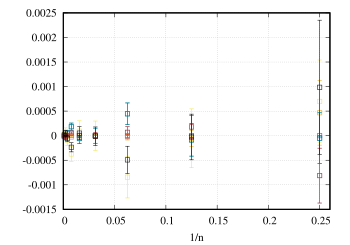

The script that drew this image:
set xrange [0:0.26]
set grid
set xlabel "1/n"
plot \
"< awk 'NF==17 {print}' ../../stat/bernoulli_distribution.op" u (1/$1):2:3 w e notitle pt 4, \
"< awk 'NF==17 {print}' ../../stat/bernoulli_distribution.op" u (1/$1):4:5 w e notitle pt 4, \
"< awk 'NF==17 {print}' ../../stat/bernoulli_distribution.op" u (1/$1):6:7 w e notitle pt 4, \
"< awk 'NF==17 {print}' ../../stat/bernoulli_distribution.op" u (1/$1):8:9 w e notitle pt 4, \
"< awk 'NF==17 {print}' ../../stat/bernoulli_distribution.op" u (1/$1):10:11 w e notitle pt 4, \
"< awk 'NF==17 {print}' ../../stat/bernoulli_distribution.op" u (1/$1):12:13 w e notitle pt 4, \
"< awk 'NF==17 {print}' ../../stat/bernoulli_distribution.op" u (1/$1):14:15 w e notitle pt 4, \
"< awk 'NF==17 {print}' ../../stat/bernoulli_distribution.op" u (1/$1):16:17 w e notitle pt 4
